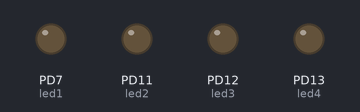
Recording of a program running on a simulated pyboard running MicroPython. Shown: output pins drawn as LEDs (lit = HIGH).

Above: at 0.5 s.
At 2.5 s:
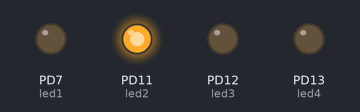
At 4.5 s:
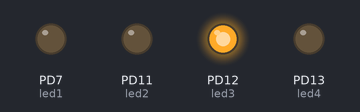
At 9.5 s:
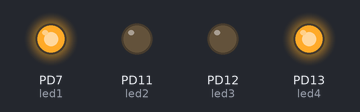
At 14.5 s:
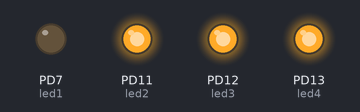
At 19.5 s:
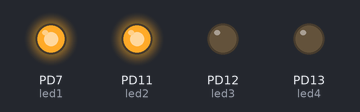
Timing chart, 0 to 20.8 s (numbered marks = the images above):
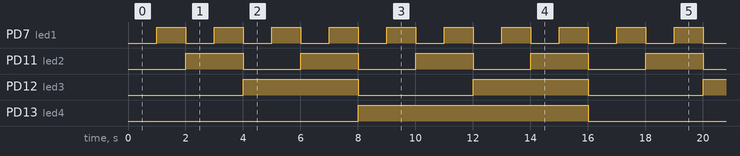

Measured:
- by itself, PD7 (led1): alternates HIGH for 1.0 s and LOW for 1.0 s
- by itself, PD11 (led2): alternates HIGH for 2.0 s and LOW for 2.0 s
- by itself, PD12 (led3): alternates HIGH for 4.0 s and LOW for 4.0 s
- by itself, PD13 (led4): alternates HIGH for 8.0 s and LOW for 8.0 s

The program:

int_timer.py
```python
import pyb

def led_init():
  global led1,led2,led3,led4
  led1 = pyb.Pin('D7', pyb.Pin.OUT_PP)  #LED1
  led2 = pyb.Pin('D11', pyb.Pin.OUT_PP) #LED2
  led3 = pyb.Pin('D12', pyb.Pin.OUT_PP) #LED3
  led4 = pyb.Pin('D13', pyb.Pin.OUT_PP) #LED4

def led_out_bdigit(led_data):
  if (led_data & 0x01) == 0:
    led1.low()
  else:
    led1.high()
  if (led_data & 0x02) == 0:
    led2.low()
  else:
    led2.high()
  if (led_data & 0x04) == 0:
    led3.low()
  else:
    led3.high()
  if (led_data & 0x08) == 0:
    led4.low()
  else:
    led4.high()

def timer2_handler(tim):
  global led_count
  led_count += 1
  led_out_bdigit(led_count)

def timer2_init():
  tim = pyb.Timer(4)
  tim.init(freq=1)
  tim.callback(timer2_handler)

def main():
  global led_count

  led_init()
  timer2_init()
  led_count = 0

  while True:
    pass

if __name__ == '__main__':
  main()
```
